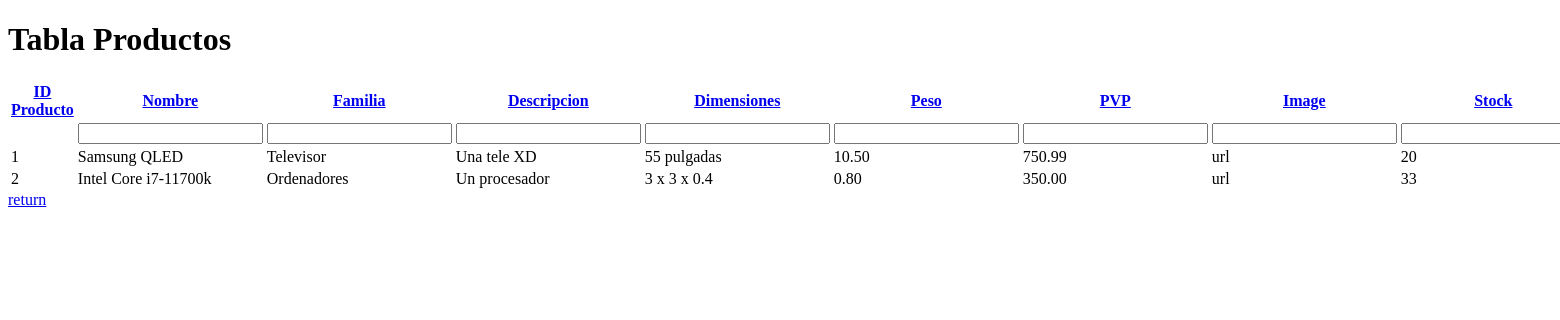
Before: /productos.php with the older database file.
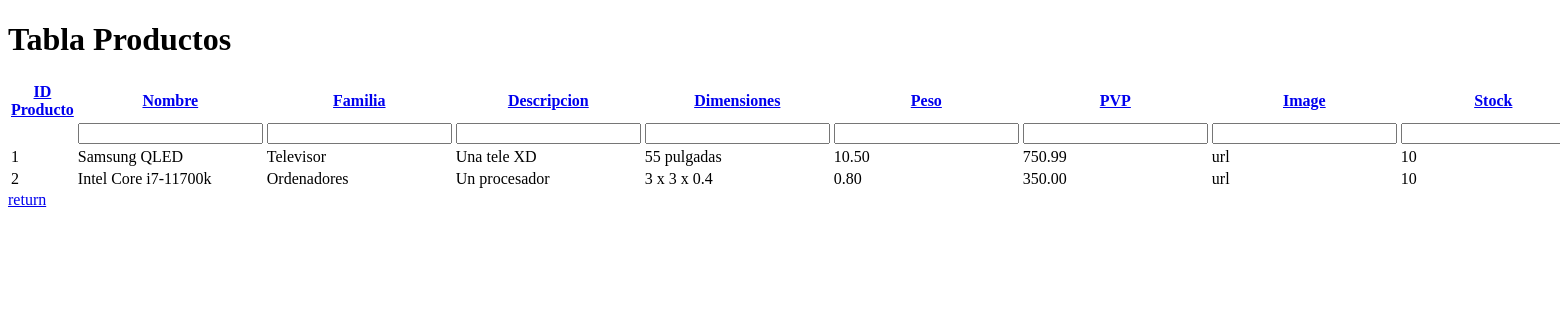
After: the same page with the newer database file.
### tables this page shows
CREATE TABLE IF NOT EXISTS PRODUCTOS (
  ID_Producto INT NOT NULL AUTO_INCREMENT,
  Nombre VARCHAR(45) NOT NULL,
  Familia VARCHAR(45) NOT NULL,
  Descripcion VARCHAR(45) NOT NULL,
  Dimensiones VARCHAR(45) NOT NULL,
  Peso DECIMAL(20,2) NOT NULL,
  PVP DECIMAL(20,2) NOT NULL,
  Image VARCHAR(45) NOT NULL,
  Stock INT NOT NULL,
  Borrado TINYINT NULL,
  PRIMARY KEY (ID_Producto),
  UNIQUE INDEX ID_Producto_UNIQUE (ID_Producto ASC) VISIBLE);

### productos.php (the view, shortened to what this page needs)
<?php
require "bbdd.php";
$columns = array('ID_Producto','Nombre','Familia', 'Descripcion', 'Dimensiones', 'Peso', 'PVP', 'Image', 'Stock');
$column = isset($_GET['column']) && in_array($_GET['column'], $columns) ? $_GET['column'] : $columns[0];
$sort_order = isset($_GET['order']) && strtolower($_GET['order']) == 'desc' ? 'DESC' : 'ASC';
if ($result = mysqli_query($db, "SELECT * FROM PRODUCTOS WHERE Borrado = 0 ORDER BY $column $sort_order")) {
	$up_or_down = str_replace(array('ASC','DESC'), array('up','down'), $sort_order);
	$asc_or_desc = $sort_order == 'ASC' ? 'desc' : 'asc';
	$add_class = ' class="highlight"';
?>
<!DOCTYPE html>
<html>
<head>
</head>
<body>
<table>
  <h1>Tabla Productos</h1>
  <tr>
    <th><a href="productos.php?column=ID&order=<?php echo $asc_or_desc; ?>">ID Producto<i class ="<?php echo $column == 'DNI' ? '-' . $up_or_down : ''; ?>"></i></a></th>
    <th><a href="productos.php?column=Nombre&order=<?php echo $asc_or_desc; ?>">Nombre<i class ="<?php echo $column == 'Nombre' ? '-' . $up_or_down : ''; ?>"></i></a></th>
    <th><a href="productos.php?column=Familia&order=<?php echo $asc_or_desc; ?>">Familia<i class ="<?php echo $column == 'Familia' ? '-' . $up_or_down : ''; ?>"></i></a></th>
    <th><a href="productos.php?column=Descripcion&order=<?php echo $asc_or_desc; ?>">Descripcion<i class ="<?php echo $column == 'Descripcion' ? '-' . $up_or_down : ''; ?>"></i></a></th>
    <th><a href="productos.php?column=Dimensiones&order=<?php echo $asc_or_desc; ?>">Dimensiones<i class ="<?php echo $column == 'Dimensiones' ? '-' . $up_or_down : ''; ?>"></i></a></th>
    <th><a href="productos.php?column=Peso&order=<?php echo $asc_or_desc; ?>">Peso<i class ="<?php echo $column == 'Peso' ? '-' . $up_or_down : ''; ?>"></i></a></th>
    <th><a href="productos.php?column=PVP&order=<?php echo $asc_or_desc; ?>">PVP<i class ="<?php echo $column == 'PVP' ? '-' . $up_or_down : ''; ?>"></i></a></th>
    <th><a href="productos.php?column=Image&order=<?php echo $asc_or_desc; ?>">Image<i class ="<?php echo $column == 'Image' ? '-' . $up_or_down : ''; ?>"></i></a></th>
    <th><a href="productos.php?column=Stock&order=<?php echo $asc_or_desc; ?>">Stock<i class ="<?php echo $column == 'Stock' ? '-' . $up_or_down : ''; ?>"></i></a></th>
    </tr>
<tr>
  <form action="insert.php" method="post">
    <td></td>
    <td><input type='text' name='enterNombre'></td>
    <td><input type='text' name='enterFamilia'></td>
    <td><input type='text' name='enterDescripcion'></td>
    <td><input type='text' name='enterDimensiones'></td>
    <td><input type='text' name='enterPeso'></td>
    <td><input type='text' name='enterPVP'></td>
    <td><input type='text' name='enterImage'></td>
    <td><input type='text' name='enterStock'></td>
    </form>
  </tr>
  <?php
  while($data = mysqli_fetch_assoc($result))
  {
  ?>
  <tr>
    <td <?php echo $column == 'ID_Producto' ? $add_class : ''; ?>><?php echo $data['ID_Producto'];?></td>
    <td <?php echo $column == 'Nombre' ? $add_class : ''; ?>><?php echo $data['Nombre'];?></td>
    <td <?php echo $column == 'Familia' ? $add_class : ''; ?>><?php echo $data['Familia'];?></td>
    <td <?php echo $column == 'Descripcion' ? $add_class : ''; ?>><?php echo $data['Descripcion'];?></td>
    <td <?php echo $column == 'Dimensiones' ? $add_class : ''; ?>><?php echo $data['Dimensiones'];?></td>
    <td <?php echo $column == 'Peso' ? $add_class : ''; ?>><?php echo $data['Peso'];?></td>
    <td <?php echo $column == 'PVP' ? $add_class : ''; ?>><?php echo $data['PVP'];?></td>
    <td <?php echo $column == 'Image' ? $add_class : ''; ?>><?php echo $data['Image'];?></td>
    <td <?php echo $column == 'Stock' ? $add_class : ''; ?>><?php echo $data['Stock'];?></td>
  </tr>
  <?php
}
?>
</table>
<a href="index.php">return</a>
</body>
<?php
}
?>
</html>

Changed rows visible on the page:
changed productos "Samsung QLED": Stock "20" → "10"
changed productos "Intel Core i7-11700k": Stock "33" → "10"
